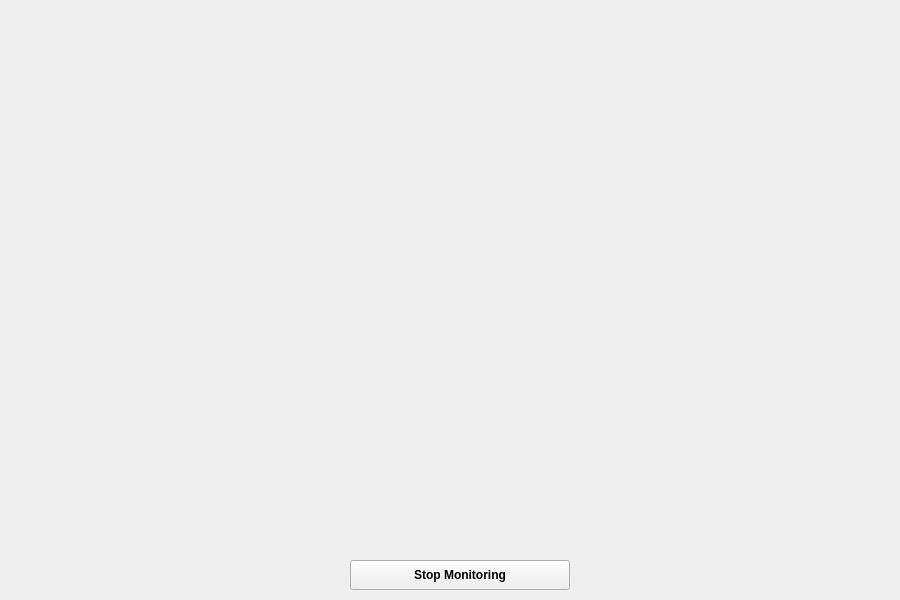
<?xml version="1.0" encoding="UTF-8"?>
<ui version="4.0">
 <class>MainWindow</class>
 <widget class="QMainWindow" name="MainWindow">
  <property name="geometry">
   <rect>
    <x>0</x>
    <y>0</y>
    <width>900</width>
    <height>600</height>
   </rect>
  </property>
  
  <property name="minimumSize">
   <size>
    <width>900</width>
    <height>600</height>
   </size>
  </property>
  <property name="maximumSize">
   <size>
    <width>900</width>
    <height>600</height>
   </size>
  </property>

  <property name="windowTitle">
   <string>Real-Time Threat Detection</string>
  </property>
  <widget class="QWidget" name="centralwidget">
   <widget class="QLabel" name="label_detection">
    <property name="geometry">
     <rect>
      <x>10</x>
      <y>10</y>
      <width>880</width>
      <height>540</height>
     </rect>
    </property>
    <property name="text">
     <string/>
    </property>
   </widget>
   <widget class="QPushButton" name="stop_detection_button">
    <property name="geometry">
     <rect>
      <x>350</x>
      <y>560</y>
      <width>220</width>
      <height>30</height>
     </rect>
    </property>
    <property name="font">
     <font>
      <pointsize>9</pointsize>
      <weight>75</weight>
      <bold>true</bold>
     </font>
    </property>
    <property name="text">
     <string>Stop Monitoring</string>
    </property>
   </widget>
  </widget>
 </widget>
 <resources/>
 <connections/>
</ui>
